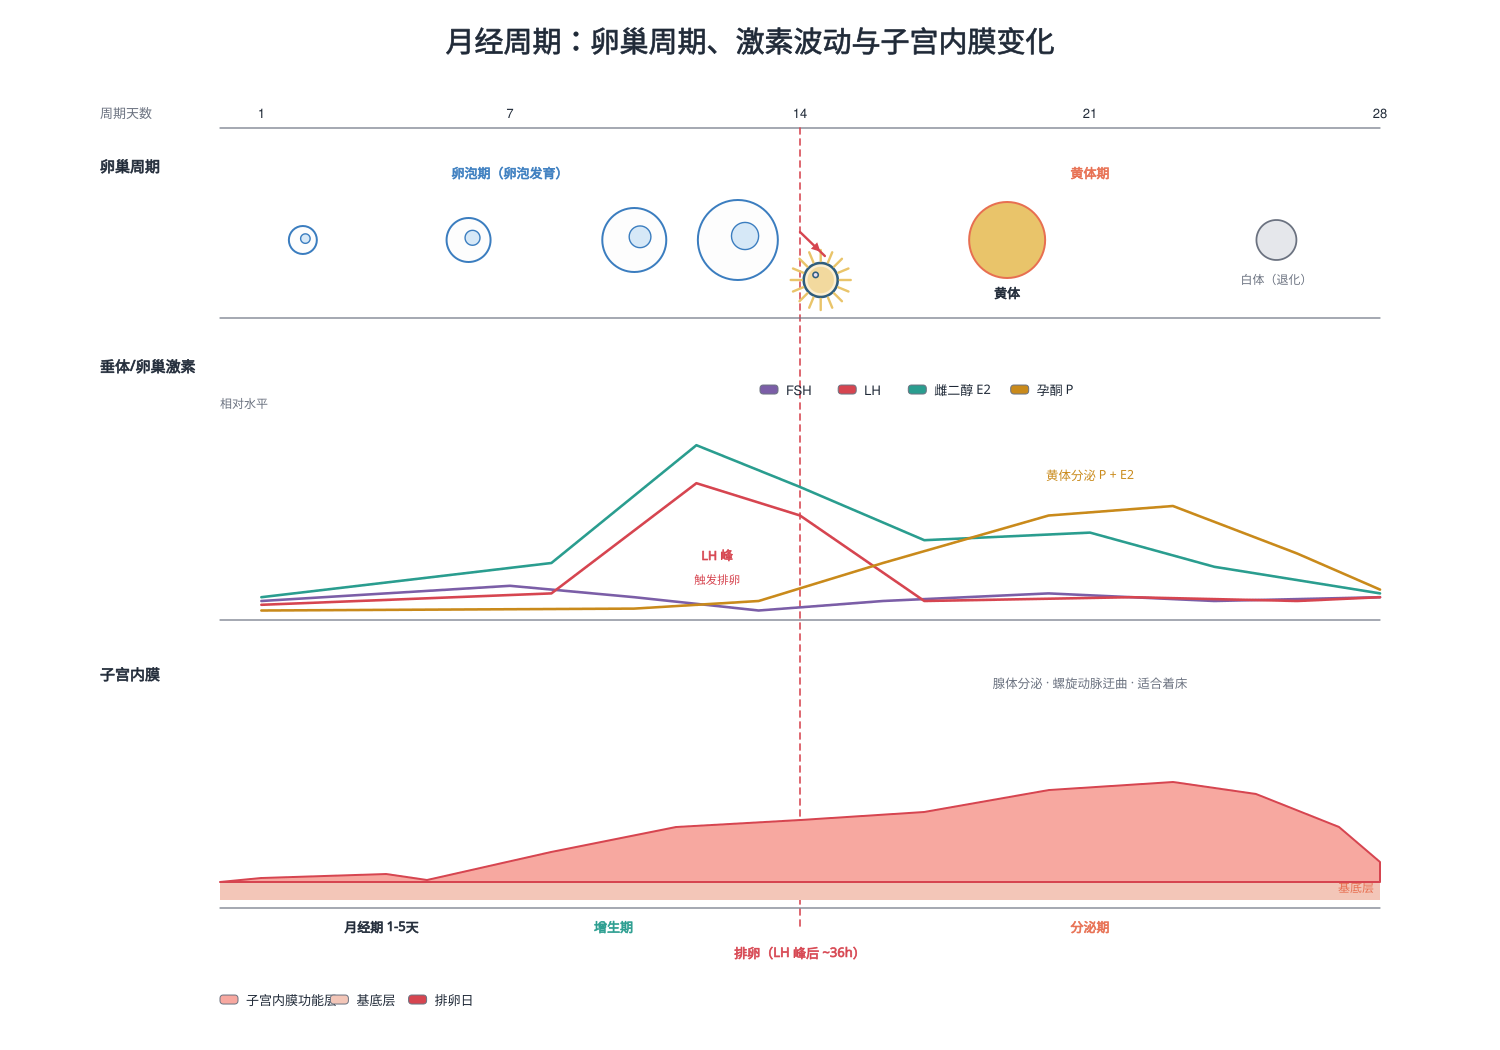

Write the Python code that produced this figure.
# -*- coding: utf-8 -*-
"""西医妇产：月经周期三联图（卵巢周期-激素-子宫内膜）"""
import os, sys
sys.path.insert(0, r"C:\Users\Administrator\.workbuddy\skills\medical-illustration\scripts")
from bio_graphics import Canvas, C

OUT = os.path.expanduser("~/.workbuddy/skills/medical-illustration/assets/examples/disciplines")
os.makedirs(OUT, exist_ok=True)

c = Canvas(1500, 1050)
c.title("月经周期：卵巢周期、激素波动与子宫内膜变化", size=29)

X0, X1 = 220, 1380
DAY = 28
def dx(d): return X0 + (d / DAY) * (X1 - X0)

# 日刻度（顶部）
for d in (1, 7, 14, 21, 28):
    c.text(dx(d), 118, str(d), size=13)
c.text(100, 118, "周期天数", size=13, fill=C["gray"], anchor="start")
c.line(X0, 128, X1, 128, color=C["gray"], width=1.2)

# 排卵日竖线
c.line(dx(14), 128, dx(14), 930, color=C["red"], width=1.6, dash="6 5")
c.text(dx(14), 958, "排卵（LH 峰后 ~36h）", size=13, bold=True, fill=C["red"])

# ---------- 第一条带：卵巢周期 ----------
c.text(100, 172, "卵巢周期", size=15, bold=True, anchor="start")
cy = 240
# 卵泡发育
for i, (d, r) in enumerate([(2, 14), (6, 22), (10, 32), (12.5, 40)]):
    x = dx(d)
    c.circle(x, cy, r, fill="#FDFDFD", stroke=C["blue"], width=2.0)
    c.circle(x + r * 0.18, cy - r * 0.1, r * 0.34, fill=C["blue_l"], stroke=C["blue"], width=1.4)
c.text(dx(7), cy - 62, "卵泡期（卵泡发育）", size=13, bold=True, fill=C["blue"])
# 排卵
c.add("oocyte", dx(14.5), cy + 40, r=17, label=None)
c.arrow(dx(14), cy - 8, dx(14.6), cy + 16, kind="activation", color=C["red"])
# 黄体
c.circle(dx(19), cy, 38, fill=C["yellow"], stroke=C["orange"], width=2.0)
c.text(dx(19), cy + 58, "黄体", size=13, bold=True)
c.circle(dx(25.5), cy, 20, fill=C["gray_l"], stroke=C["gray"], width=1.8)
c.text(dx(25.5), cy + 44, "白体（退化）", size=12, fill=C["gray"])
c.text(dx(21), cy - 62, "黄体期", size=13, bold=True, fill=C["orange"])
c.line(X0, cy + 78, X1, cy + 78, color=C["gray"], width=1.2)

# ---------- 第二条带：激素曲线 ----------
c.text(100, 372, "垂体/卵巢激素", size=15, bold=True, anchor="start")
HY0, HY1 = 420, 610
c.line(X0, HY1 + 10, X1, HY1 + 10, color=C["gray"], width=1.2)

def curve(points, color, width=2.6):
    d = "M " + " L ".join(f"{dx(p[0]):.1f} {HY1 + 10 - p[1]*(HY1-HY0):.1f}" for p in points)
    c.path(d, stroke=color, width=width)

curve([(1,0.10),(7,0.18),(10,0.12),(13,0.05),(16,0.10),(20,0.14),(24,0.10),(28,0.12)], C["purple"])          # FSH
curve([(1,0.08),(8,0.14),(11.5,0.72),(14,0.55),(17,0.10),(22,0.12),(26,0.10),(28,0.12)], C["red"])          # LH
curve([(1,0.12),(8,0.30),(11.5,0.92),(14,0.70),(17,0.42),(21,0.46),(24,0.28),(28,0.14)], C["teal"])         # E2
curve([(1,0.05),(10,0.06),(13,0.10),(16,0.30),(20,0.55),(23,0.60),(26,0.35),(28,0.16)], "#C98A1B")          # P

for lbl, col, y in [("FSH", C["purple"], 400), ("LH", C["red"], 400), ("E2 雌二醇", C["teal"], 400), ("P 孕酮", "#C98A1B", 400)]:
    pass
c.text(X0, 408, "相对水平", size=12, fill=C["gray"], anchor="start")
c.add("legend_row", 760, 395, items=[(C["purple"], "FSH"), (C["red"], "LH"),
                                     (C["teal"], "雌二醇 E2"), ("#C98A1B", "孕酮 P")], size=13)
c.text(dx(12), 560, "LH 峰", size=12.5, bold=True, fill=C["red"])
c.text(dx(12), 584, "触发排卵", size=11.5, fill=C["red"])
c.text(dx(21), 480, "黄体分泌 P + E2", size=12.5, fill="#C98A1B")

# ---------- 第三条带：子宫内膜 ----------
c.text(100, 680, "子宫内膜", size=15, bold=True, anchor="start")
BY0, BY1 = 720, 900
c.line(X0, BY1 + 8, X1, BY1 + 8, color=C["gray"], width=1.2)

# 基底层
c.rect(X0, BY1 - 18, X1 - X0, 18, fill="#F3C6B8")
c.text(X1 - 6, BY1 - 8, "基底层", size=12, anchor="end", fill=C["orange"])
# 功能层轮廓：月经期脱落 → 增生期增厚 → 分泌期最厚呈锯齿
seg = []
for d, h in [(1, 4), (4, 8), (5, 2), (8, 30), (11, 55), (14, 62), (17, 70),
             (20, 92), (23, 100), (25, 88), (27, 55), (28, 20)]:
    seg.append((dx(d), BY1 - 18 - h))
dstr = f"M {X0} {BY1-18} "
for (x, y) in seg:
    dstr += f"L {x:.0f} {y:.0f} "
dstr += f"L {X1} {BY1-18} Z"
c.path(dstr, fill="#F7A8A0", stroke=C["red"], width=2.0)

c.text(dx(3), BY1 + 32, "月经期 1-5天", size=13, bold=True, anchor="start")
c.text(dx(9.5), BY1 + 32, "增生期", size=13, bold=True, fill=C["teal"])
c.text(dx(21), BY1 + 32, "分泌期", size=13, bold=True, fill=C["orange"])
c.text(dx(21), 688, "腺体分泌 · 螺旋动脉迂曲 · 适合着床", size=12.5, fill=C["gray"])

c.add("legend_row", 220, 1005, items=[("#F7A8A0", "子宫内膜功能层"),
    ("#F3C6B8", "基底层"), (C["red"], "排卵日")], size=13)

c.save(os.path.join(OUT, "menstrual_cycle.svg"))
c.export(os.path.join(OUT, "menstrual_cycle"), formats=("png",), dpi=300)
print("menstrual done")
